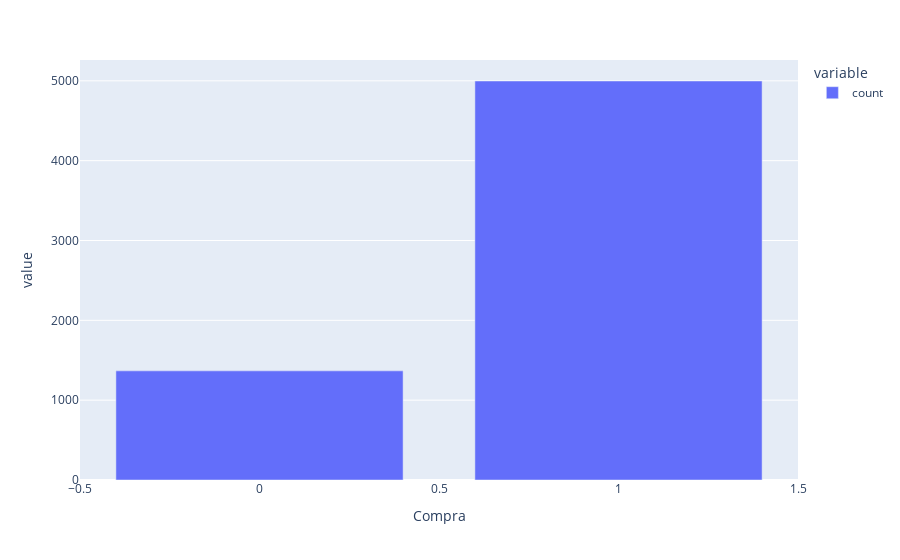

The cell this chart's notebook holds for it:
### Code cell
# Para categóricas
def cat_plot(col):
     if col.dtypes == 'category':
        fig = px.bar(col.value_counts())
        #fig = sns.countplot(x=col)
        fig.update_layout(width=900)
        return(fig)

# Aplicación a una variable en particular    
cat_plot(vinos.Compra)

### Figure 1 — Plotly figure (JSON) as saved in the notebook; plotly's stock layout.template omitted (floating-point values rounded to 4 significant figures)
{"data": [{"alignmentgroup": "True", "hovertemplate": "variable=count<br>Compra=%{x}<br>value=%{y}<extra></extra>", "legendgroup": "count", "marker": {"color": "#636efa", "pattern": {"shape": ""}}, "name": "count", "offsetgroup": "count", "orientation": "v", "showlegend": true, "textposition": "auto", "type": "bar", "x": [1, 0], "xaxis": "x", "y": [4998, 1367], "yaxis": "y"}], "layout": {"barmode": "relative", "legend": {"title": {"text": "variable"}, "tracegroupgap": 0}, "margin": {"t": 60}, "width": 900, "xaxis": {"anchor": "y", "domain": [0, 1], "title": {"text": "Compra"}}, "yaxis": {"anchor": "x", "domain": [0, 1], "title": {"text": "value"}}}}
